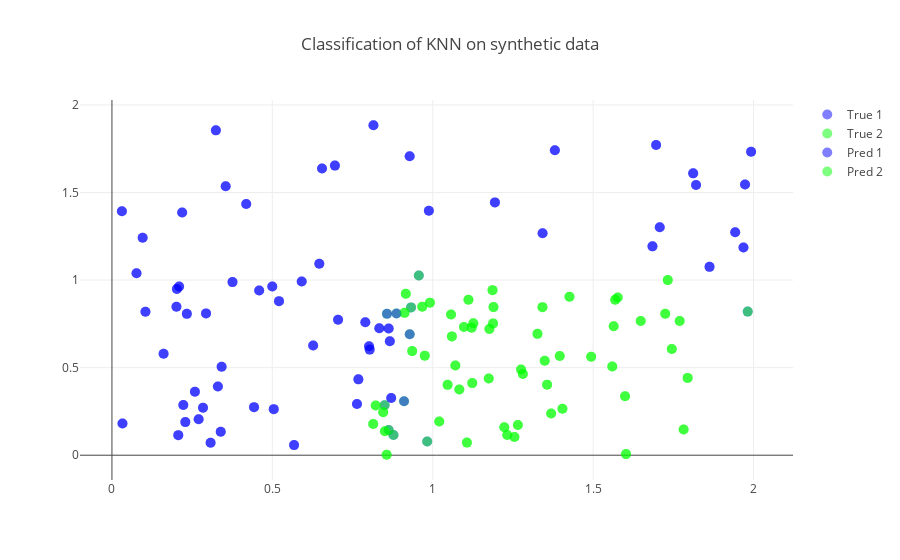

Source (notebook cell):
### Code cell
iplot(clas_plotly_plot(data.values,neigh,"KNN"))
